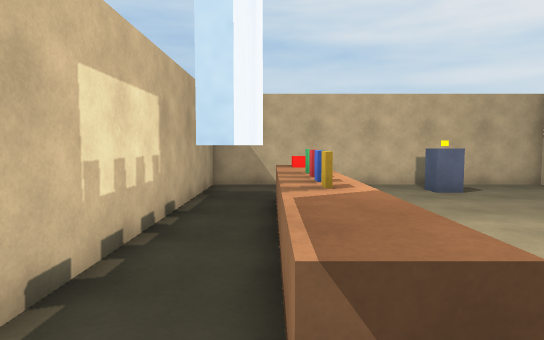
View 1 (above)

13 first-person views from a walk through a scene from a Unity 3-D project. The camera is 1.4 m above the floor, tilts 4° down and sees 75° across. The floor is counted in squares, 1 m on a side. Each view is taken from the middle of a square. On the plan, view 1 faces up. The plan holds only what a view shows up to about 15 squares ahead; the rest is blank. The place goes on beyond the plan. The player character is not drawn.

View 2
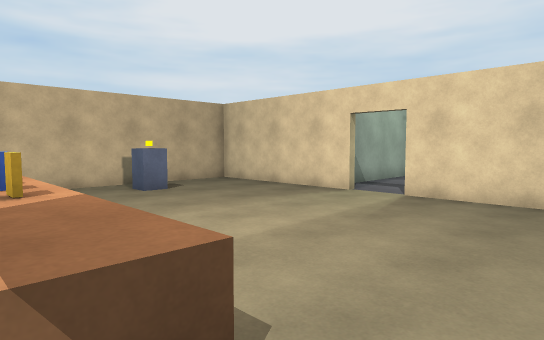

View 3
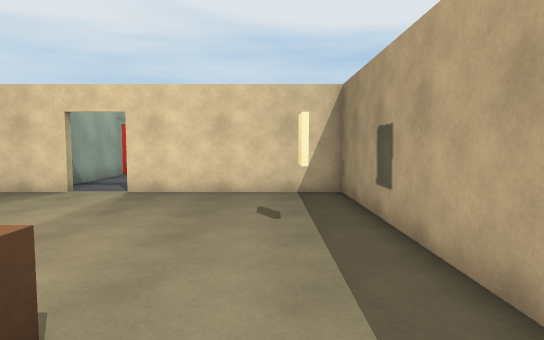

View 4
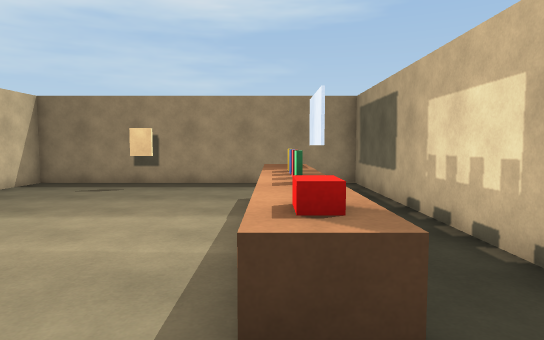

View 5
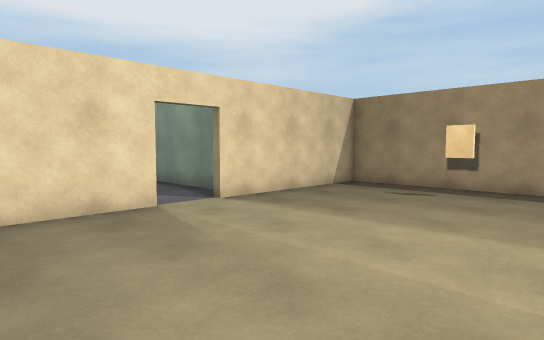

View 6
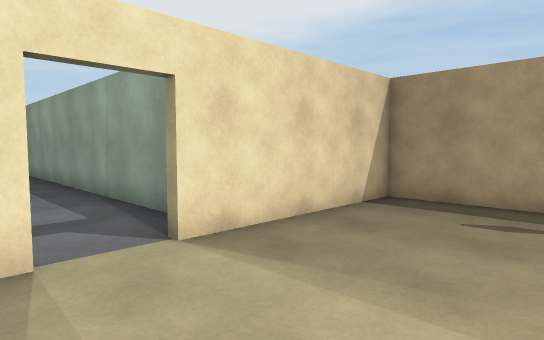

View 7
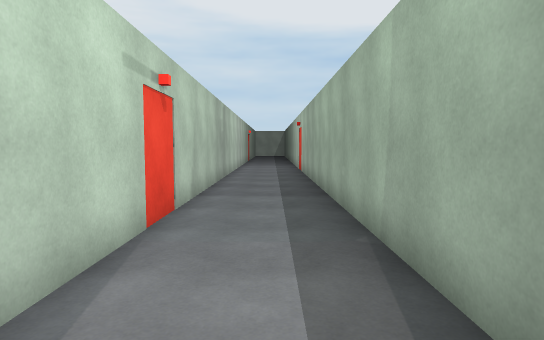

View 8
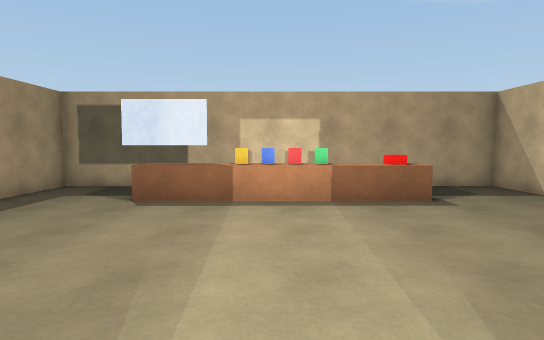

View 9
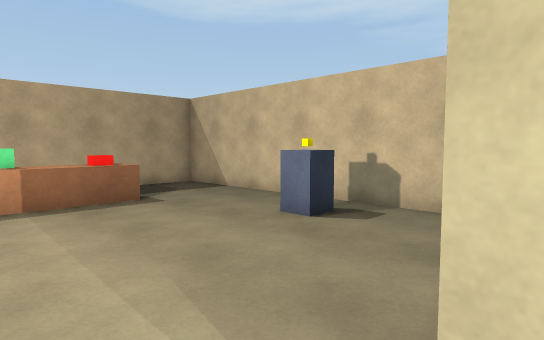

View 10
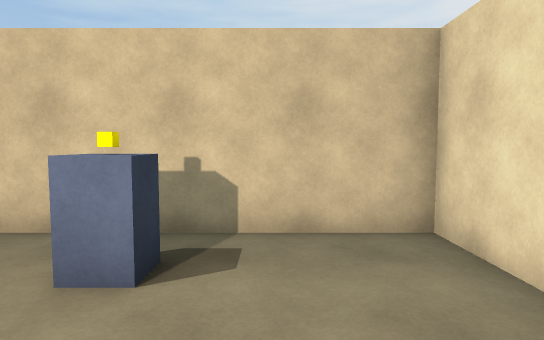

View 11
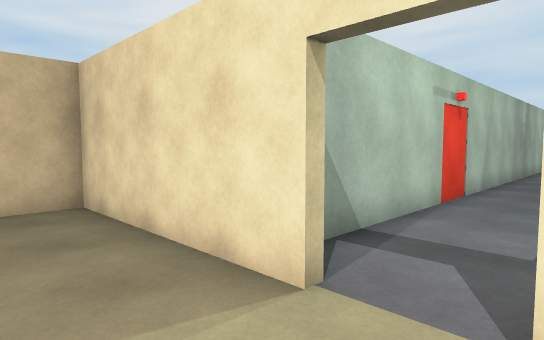

View 12
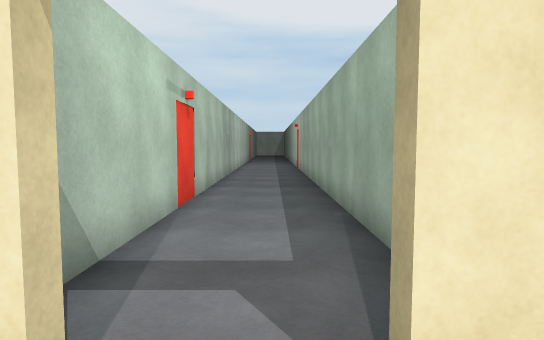

View 13
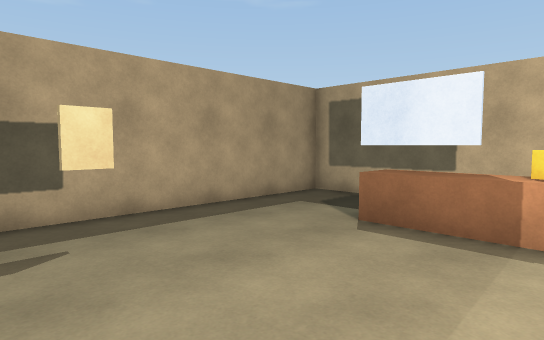

### Floor plan
Key: @ floor where view 1 was taken; # wall or solid block; . floor; = window, fence, low wall or low ledge; ^ raised ledge; O other object.
Columns run from 2 left of view 1 to 22 right of it. Each row starts with its distance up from view 1.
 13 #############
 12 #...........#
 11 #......OO...#
 10 #...........#
  9 #.^^........#
  8 #.^O........#
  7 #.^^........#############
  6 #.^^.....................
  5 #.^^.....................
  4 #.^^........#............
  3 #.#^........#############
  2 #.#^........#
  1 #.#.........#
  0 #.@....=....#
 -1 #...........#
 -2 #############

Where each view was taken, in squares from view 1:
view 1: 0 up, 0 right, facing up
view 2: 0 up, 0 right, facing up-right
view 3: 0 up, 1 left, facing right
view 4: 11 up, 1 right, facing down
view 5: 10 up, 2 right, facing down-right
view 6: 7 up, 5 right, facing down-right
view 7: 5 up, 10 right, facing right
view 8: 5 up, 10 right, facing left
view 9: 5 up, 10 right, facing up-left
view 10: 7 up, 7 right, facing up
view 11: 4 up, 7 right, facing up-right
view 12: 5 up, 8 right, facing right
view 13: 5 up, 7 right, facing down-left
